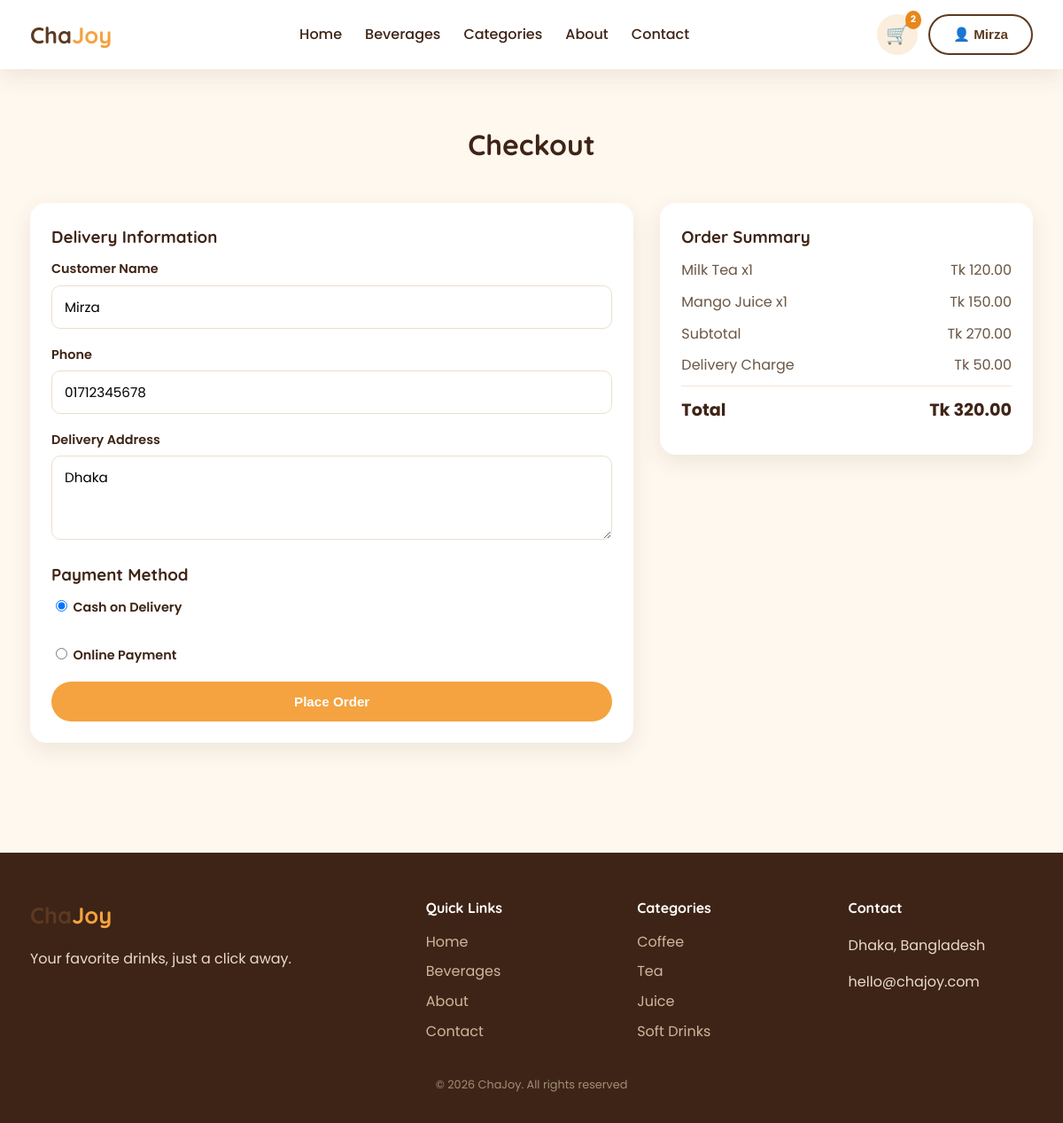
The app's page /index.php?page=checkout (signed in) with its own data.
### tables this page shows
CREATE TABLE `users` (
  `id` int(11) NOT NULL,
  `full_name` varchar(100) NOT NULL,
  `email` varchar(100) NOT NULL,
  `phone` varchar(20) NOT NULL,
  `password` varchar(255) NOT NULL,
  `address` varchar(255) DEFAULT NULL,
  `role` enum('customer','admin','delivery') NOT NULL DEFAULT 'customer',
  `status` enum('active','inactive') NOT NULL DEFAULT 'active',
  `created_at` timestamp NOT NULL DEFAULT current_timestamp()
);

CREATE TABLE `cart_items` (
  `id` int(11) NOT NULL,
  `cart_id` int(11) NOT NULL,
  `beverage_id` int(11) NOT NULL,
  `quantity` int(11) NOT NULL DEFAULT 1
);

CREATE TABLE `beverages` (
  `id` int(11) NOT NULL,
  `category_id` int(11) NOT NULL,
  `name` varchar(100) NOT NULL,
  `description` varchar(500) DEFAULT '',
  `price` decimal(10,2) NOT NULL,
  `image` varchar(255) DEFAULT 'default.jpg',
  `stock` int(11) NOT NULL DEFAULT 0,
  `is_available` tinyint(1) NOT NULL DEFAULT 1,
  `created_at` timestamp NOT NULL DEFAULT current_timestamp()
);

### controllers/OrderController.php (called while the page is built, shortened)
<?php
function orderController_checkout($conn) {
    $userId = $_SESSION['user_id'];
    $items = getCartItems($conn, $userId);
    $totals = getCartTotals($items);
    $user = findUserById($conn, $userId);
    require __DIR__ . '/../views/customer/checkout.php';
}
?>

### models/User.php (called while the page is built, shortened)
<?php
function findUserById($conn, $id)
{
    $stmt = $conn->prepare(
        "SELECT * FROM users
         WHERE id = ?
         LIMIT 1"
    );
    $stmt->bind_param("i", $id);
    $stmt->execute();
    $result = $stmt->get_result();
    $user = $result->fetch_assoc();
    return $user;
}
?>

### includes/functions.php (called while the page is built, shortened)
<?php
function clean($value) {
    return htmlspecialchars(
        trim($value ?? ""),
        ENT_QUOTES,
        'UTF-8'
    );
}
function formatMoney($amount) {
    return "Tk " . number_format(
        (float)$amount,
        2
    );
}
?>

### models/Cart.php (called while the page is built, shortened)
<?php
function getOrCreateCart($conn, $userId) {
    $stmt = $conn->prepare(
        "SELECT id FROM cart WHERE user_id = ? LIMIT 1"
    );
    $stmt->bind_param("i", $userId);
    $stmt->execute();
    $cart = $stmt->get_result()->fetch_assoc();
    if ($cart) {
        return (int)$cart['id'];
    }
    $newCartId = $conn->insert_id;
    return (int)$newCartId;
}
function getCartItems($conn, $userId) {
    $cartId = getOrCreateCart(
        $conn,
        $userId
    );
    $sql = "SELECT ci.id AS cart_item_id,
                   ci.quantity,
                   b.id AS beverage_id,
                   b.name,
                   b.price,
                   b.image,
                   b.stock
            FROM cart_items ci
            JOIN beverages b ON ci.beverage_id = b.id
            WHERE ci.cart_id = ?
            ORDER BY ci.id DESC";
    $stmt = $conn->prepare($sql);
    $stmt->bind_param("i", $cartId);
    $stmt->execute();
    $result = $stmt->get_result();
    $items = [];
    while ($row = $result->fetch_assoc()) {
        $row['subtotal'] =
            $row['price'] * $row['quantity'];
        $items[] = $row;
    }
    return $items;
}
function getCartTotals($items) {
    $subtotal = 0;
    foreach ($items as $item) {
        $subtotal += $item['subtotal'];
    }
    if ($subtotal > 0) {
        $deliveryCharge = DELIVERY_CHARGE;
    } else {
        $deliveryCharge = 0;
    }
    $grandTotal =
        $subtotal + $deliveryCharge;
    return [
        'subtotal' => $subtotal,
        'delivery_charge' => $deliveryCharge,
        'total' => $grandTotal
    ];
}
?>

### views/customer/checkout.php (the view, shortened to what this page needs)
<?php require __DIR__ . '/../layouts/header.php'; ?>
<section class="section">
    <div class="container">
        <div class="section-title">
            <h2>Checkout</h2>
        </div>
        <div style="display:flex; gap:30px; flex-wrap:wrap;">
            <div class="card" style="flex:2 1 400px;">
                <h3>Delivery Information</h3>
                <form method="POST" action="index.php?page=checkout">
                    <div class="form-group">
                        <label>Customer Name</label>
                        <input type="text" name="full_name" value="<?php echo clean($_POST['full_name'] ?? $user['full_name']); ?>" required>
                    </div>
                    <div class="form-group">
                        <label>Phone</label>
                        <input type="text" name="phone" value="<?php echo clean($_POST['phone'] ?? $user['phone']); ?>" required>
                    </div>
                    <div class="form-group">
                        <label>Delivery Address</label>
                        <textarea name="address" rows="3" required><?php echo clean($_POST['address'] ?? $user['address']); ?></textarea>
                    </div>
                    <h3 class="mt-2">Payment Method</h3>
                    <div class="form-group">
                        <label><input type="radio" name="payment_method" value="COD" checked style="width:auto;"> Cash on Delivery</label><br>
                        <label><input type="radio" name="payment_method" value="Online" style="width:auto;"> Online Payment</label>
                    </div>
                    <button type="submit" class="btn btn-primary btn-block">Place Order</button>
                </form>
            </div>
            <div class="card" style="flex:1 1 280px; align-self: flex-start;">
                <h3>Order Summary</h3>
                <?php foreach ($items as $item): ?>
                    <div class="summary-row">
                        <span><?php echo clean($item['name']); ?> x<?php echo $item['quantity']; ?></span>
                        <span><?php echo formatMoney($item['subtotal']); ?></span>
                    </div>
                <?php endforeach; ?>
                <div class="summary-row"><span>Subtotal</span><span><?php echo formatMoney($totals['subtotal']); ?></span></div>
                <div class="summary-row"><span>Delivery Charge</span><span><?php echo formatMoney($totals['delivery_charge']); ?></span></div>
                <div class="summary-row total"><span>Total</span><span><?php echo formatMoney($totals['total']); ?></span></div>
            </div>
        </div>
    </div>
</section>
<?php require __DIR__ . '/../layouts/footer.php'; ?>

### public/css/style.css (style rules this page uses)
:root { --cream: #FFF8EF; --cream-dark: #FBEEDC; --brown: #5C3A21; --brown-dark: #3E2416; --tea: #A9683D; --orange: #F4A340; --orange-dark: #E8871B; --green: #4CA771; --red: #E15252; --white: #FFFFFF; --shadow: 0 8px 24px rgba(92, 58, 33, 0.10); --radius: 18px; --radius-sm: 10px; }
* { box-sizing: border-box; }
body { margin: 0; font-family: 'Poppins', sans-serif; background: var(--cream); color: var(--brown-dark); line-height: 1.6; }
h1, h2, h3, h4 { font-family: 'Quicksand', sans-serif; color: var(--brown-dark); margin: 0 0 0.5em; }
.container { max-width: 1180px; margin: 0 auto; padding: 0 24px; }
.btn { display: inline-block; padding: 12px 26px; border-radius: 50px; font-weight: 600; font-size: 0.95rem; cursor: pointer; border: 2px solid transparent; transition: all 0.2s ease; text-align: center; }
.btn-primary { background: var(--orange); color: var(--white); }
.btn-block { display: block; width: 100%; }
.section { padding: 60px 0; }
.section-title { text-align: center; margin-bottom: 40px; }
.section-title h2 { font-size: 2rem; }
.form-group { margin-bottom: 18px; }
.form-group label { display: block; font-weight: 600; margin-bottom: 6px; font-size: 0.9rem; }
.form-group input, .form-group select, .form-group textarea { width: 100%; padding: 12px 14px; border-radius: var(--radius-sm); border: 1.5px solid #eadfce; font-family: inherit; font-size: 0.95rem; }
.card { background: var(--white); border-radius: var(--radius); box-shadow: var(--shadow); padding: 24px; margin-bottom: 24px; }
.summary-row { display: flex; justify-content: space-between; margin-bottom: 10px; color: #6b5644; }
.summary-row.total { font-weight: 700; font-size: 1.2rem; color: var(--brown-dark); border-top: 1px solid #f0e6d6; padding-top: 12px; }
.mt-2 { margin-top: 16px; }

### records on screen
users: full_name "Mirza", phone "01712345678", address "Dhaka"
cart_items: beverage.name "Milk Tea", quantity "1", subtotal "Tk 120.00"
cart_items: beverage.name "Mango Juice", quantity "1", subtotal "Tk 150.00"

### other values on screen
$cartCount "2"
$_SESSION['user_name'] "Mirza"
formatMoney($totals['subtotal']) "Tk 270.00"
formatMoney($totals['delivery_charge']) "Tk 50.00"
formatMoney($totals['total']) "Tk 320.00"
